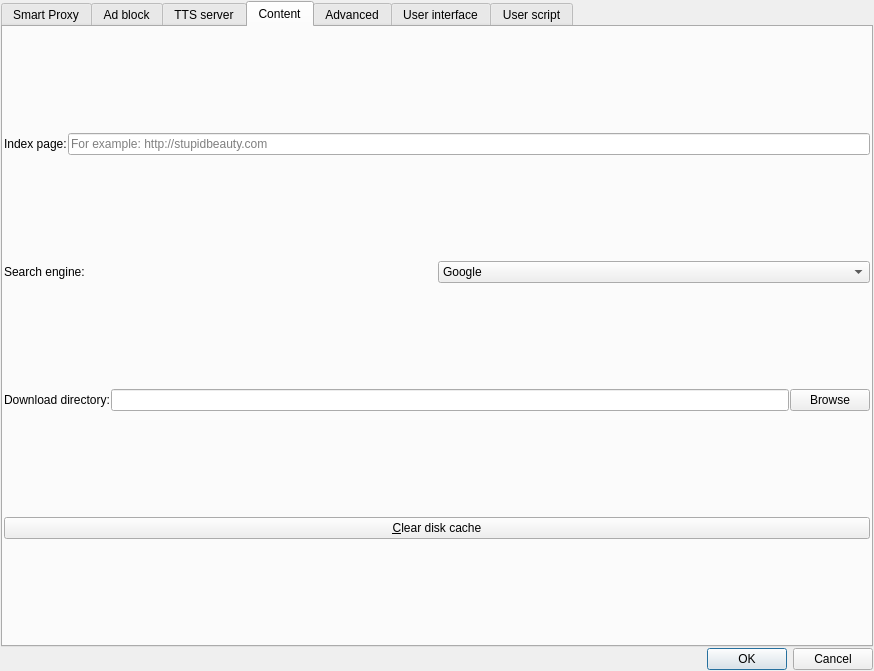
<?xml version="1.0" encoding="UTF-8"?>
<ui version="4.0">
 <class>StbSettingDialog</class>
 <widget class="QDialog" name="StbSettingDialog">
  <property name="geometry">
   <rect>
    <x>0</x>
    <y>0</y>
    <width>874</width>
    <height>671</height>
   </rect>
  </property>
  <property name="windowTitle">
   <string>Settings</string>
  </property>
  <layout class="QVBoxLayout" name="verticalLayout">
   <item>
    <widget class="QTabWidget" name="stngtabWidget">
     <property name="currentIndex">
      <number>3</number>
     </property>
     <widget class="QWidget" name="prxytab">
      <attribute name="title">
       <string>Smart Proxy</string>
      </attribute>
      <layout class="QVBoxLayout" name="verticalLayout_2">
       <item>
        <widget class="QGroupBox" name="smtPrxygroupBox">
         <property name="title">
          <string>Use S&amp;mart Proxy</string>
         </property>
         <property name="checkable">
          <bool>true</bool>
         </property>
         <layout class="QVBoxLayout" name="verticalLayout_3">
          <item>
           <layout class="QHBoxLayout" name="allUseProxyhorizontalLayout_5">
            <item>
             <widget class="QCheckBox" name="allUseProxycheckBox">
              <property name="text">
               <string>Use proxy for all hosts</string>
              </property>
             </widget>
            </item>
            <item>
             <widget class="QCheckBox" name="autoAddRulecheckBox">
              <property name="text">
               <string>Auto add rule</string>
              </property>
             </widget>
            </item>
            <item>
             <widget class="QCheckBox" name="useProxyForDnscheckBox">
              <property name="text">
               <string>Dns via proxy</string>
              </property>
             </widget>
            </item>
           </layout>
          </item>
          <item>
           <layout class="QHBoxLayout" name="horizontalLayout">
            <item>
             <widget class="QLabel" name="label">
              <property name="sizePolicy">
               <sizepolicy hsizetype="Maximum" vsizetype="Preferred">
                <horstretch>0</horstretch>
                <verstretch>0</verstretch>
               </sizepolicy>
              </property>
              <property name="text">
               <string>Socks proxy port:</string>
              </property>
             </widget>
            </item>
            <item>
             <widget class="QSpinBox" name="smtPrxyPrtspinBox">
              <property name="minimum">
               <number>1025</number>
              </property>
              <property name="maximum">
               <number>65535</number>
              </property>
              <property name="value">
               <number>9090</number>
              </property>
             </widget>
            </item>
            <item>
             <widget class="QLabel" name="label_8">
              <property name="sizePolicy">
               <sizepolicy hsizetype="Maximum" vsizetype="Preferred">
                <horstretch>0</horstretch>
                <verstretch>0</verstretch>
               </sizepolicy>
              </property>
              <property name="text">
               <string>Http proxy port:</string>
              </property>
             </widget>
            </item>
            <item>
             <widget class="QSpinBox" name="httpProxyPortspinBox">
              <property name="minimum">
               <number>1</number>
              </property>
              <property name="maximum">
               <number>65535</number>
              </property>
              <property name="value">
               <number>8118</number>
              </property>
             </widget>
            </item>
           </layout>
          </item>
          <item>
           <layout class="QHBoxLayout" name="horizontalLayout_9">
            <item>
             <widget class="QLabel" name="label_7">
              <property name="sizePolicy">
               <sizepolicy hsizetype="Maximum" vsizetype="Preferred">
                <horstretch>0</horstretch>
                <verstretch>0</verstretch>
               </sizepolicy>
              </property>
              <property name="text">
               <string>Proxy host:</string>
              </property>
             </widget>
            </item>
            <item>
             <widget class="QLineEdit" name="smartProxyHostlineEdit">
              <property name="text">
               <string>127.0.0.1</string>
              </property>
             </widget>
            </item>
           </layout>
          </item>
         </layout>
        </widget>
       </item>
       <item>
        <widget class="QGroupBox" name="additionalProxiesgroupBox_4">
         <property name="title">
          <string>Additional proxies</string>
         </property>
         <layout class="QVBoxLayout" name="verticalLayout_12">
          <item>
           <layout class="QHBoxLayout" name="horizontalLayout_11">
            <item>
             <widget class="QPushButton" name="addAdditionalProxypushButton_5">
              <property name="text">
               <string>Add</string>
              </property>
             </widget>
            </item>
            <item>
             <widget class="QPushButton" name="removeAdditionalProxypushButton_6">
              <property name="text">
               <string>Remove</string>
              </property>
             </widget>
            </item>
           </layout>
          </item>
          <item>
           <widget class="QListWidget" name="additionalProxieslistWidget_2"/>
          </item>
         </layout>
        </widget>
       </item>
       <item>
        <widget class="QGroupBox" name="groupBox">
         <property name="title">
          <string>Websites to use proxy</string>
         </property>
         <layout class="QVBoxLayout" name="verticalLayout_4">
          <item>
           <widget class="QListWidget" name="prxyWbLstlistWidget"/>
          </item>
          <item>
           <layout class="QHBoxLayout" name="horizontalLayout_2">
            <item>
             <widget class="QPushButton" name="addWbstpushButton">
              <property name="text">
               <string>Add(&amp;A)</string>
              </property>
             </widget>
            </item>
            <item>
             <widget class="QPushButton" name="deleteProxyWebsitepushButton_2">
              <property name="text">
               <string>Delete</string>
              </property>
             </widget>
            </item>
           </layout>
          </item>
         </layout>
        </widget>
       </item>
      </layout>
     </widget>
     <widget class="QWidget" name="adBlocktab">
      <attribute name="title">
       <string>Ad block</string>
      </attribute>
      <layout class="QVBoxLayout" name="verticalLayout_5">
       <item>
        <widget class="QCheckBox" name="enableAdBlockcheckBox">
         <property name="text">
          <string>Enable ad block</string>
         </property>
         <property name="checked">
          <bool>true</bool>
         </property>
        </widget>
       </item>
       <item>
        <widget class="QGroupBox" name="groupBox_2">
         <property name="title">
          <string>Urls regexp to block</string>
         </property>
         <layout class="QVBoxLayout" name="verticalLayout_6">
          <item>
           <widget class="QListWidget" name="adBlockUrllistWidget"/>
          </item>
          <item>
           <layout class="QHBoxLayout" name="horizontalLayout_5">
            <item>
             <widget class="QPushButton" name="pushButton">
              <property name="text">
               <string>Add</string>
              </property>
             </widget>
            </item>
            <item>
             <widget class="QPushButton" name="pushButton_2">
              <property name="text">
               <string>Delete</string>
              </property>
             </widget>
            </item>
           </layout>
          </item>
         </layout>
        </widget>
       </item>
      </layout>
     </widget>
     <widget class="QWidget" name="ttstab">
      <attribute name="title">
       <string>TTS server</string>
      </attribute>
      <layout class="QVBoxLayout" name="verticalLayout_7">
       <item>
        <widget class="QGroupBox" name="groupBox_3">
         <property name="title">
          <string>Addresses</string>
         </property>
         <layout class="QVBoxLayout" name="verticalLayout_9">
          <item>
           <layout class="QHBoxLayout" name="horizontalLayout_3">
            <item>
             <widget class="QLabel" name="label_2">
              <property name="text">
               <string>&amp;Main address:</string>
              </property>
              <property name="buddy">
               <cstring>ttsServerAddresslineEdit</cstring>
              </property>
             </widget>
            </item>
            <item>
             <widget class="QLineEdit" name="ttsServerAddresslineEdit">
              <property name="text">
               <string>192.168.2.113</string>
              </property>
             </widget>
            </item>
            <item>
             <widget class="QPushButton" name="addCandidateTtsServerIppushButton_3">
              <property name="text">
               <string>&amp;Add to candidates</string>
              </property>
             </widget>
            </item>
           </layout>
          </item>
          <item>
           <layout class="QHBoxLayout" name="horizontalLayout_6">
            <item>
             <widget class="QLabel" name="label_4">
              <property name="text">
               <string>&amp;Candidates:</string>
              </property>
              <property name="buddy">
               <cstring>listWidget</cstring>
              </property>
             </widget>
            </item>
            <item>
             <widget class="QListWidget" name="listWidget"/>
            </item>
           </layout>
          </item>
         </layout>
        </widget>
       </item>
       <item>
        <layout class="QHBoxLayout" name="horizontalLayout_4">
         <item>
          <widget class="QLabel" name="label_3">
           <property name="text">
            <string>Port:</string>
           </property>
           <property name="buddy">
            <cstring>ttsServerPortspinBox</cstring>
           </property>
          </widget>
         </item>
         <item>
          <widget class="QSpinBox" name="ttsServerPortspinBox">
           <property name="minimum">
            <number>1025</number>
           </property>
           <property name="maximum">
            <number>65535</number>
           </property>
           <property name="value">
            <number>11245</number>
           </property>
          </widget>
         </item>
        </layout>
       </item>
      </layout>
     </widget>
     <widget class="QWidget" name="contenttab">
      <attribute name="title">
       <string>Content</string>
      </attribute>
      <layout class="QVBoxLayout" name="verticalLayout_11">
       <item>
        <layout class="QHBoxLayout" name="horizontalLayout_7">
         <item>
          <widget class="QLabel" name="label_5">
           <property name="text">
            <string>Index page:</string>
           </property>
          </widget>
         </item>
         <item>
          <widget class="QLineEdit" name="indexPagelineEdit">
           <property name="placeholderText">
            <string>For example: http://stupidbeauty.com</string>
           </property>
          </widget>
         </item>
        </layout>
       </item>
       <item>
        <layout class="QHBoxLayout" name="searchEnginehorizontalLayout_10">
         <item>
          <widget class="QLabel" name="searchEnginelabel_9">
           <property name="text">
            <string>Search engine:</string>
           </property>
          </widget>
         </item>
         <item>
          <widget class="QComboBox" name="searchEnginecomboBox_2">
           <item>
            <property name="text">
             <string>Google</string>
            </property>
           </item>
           <item>
            <property name="text">
             <string>Duckduckgo</string>
            </property>
           </item>
          </widget>
         </item>
        </layout>
       </item>
       <item>
        <layout class="QHBoxLayout" name="horizontalLayout_13">
         <item>
          <widget class="QLabel" name="downloadDirectoryPromptlabel_10">
           <property name="text">
            <string>Download directory:</string>
           </property>
          </widget>
         </item>
         <item>
          <widget class="QLineEdit" name="downloadDirectorylineEdit"/>
         </item>
         <item>
          <widget class="QPushButton" name="browseDownloadDiretorypushButton_5">
           <property name="text">
            <string>Browse</string>
           </property>
          </widget>
         </item>
        </layout>
       </item>
       <item>
        <widget class="QPushButton" name="pushButton_4">
         <property name="text">
          <string>&amp;Clear disk cache</string>
         </property>
        </widget>
       </item>
      </layout>
     </widget>
     <widget class="QWidget" name="advancedtab">
      <attribute name="title">
       <string>Advanced</string>
      </attribute>
      <layout class="QVBoxLayout" name="verticalLayout_8">
       <item>
        <widget class="QCheckBox" name="enableWebglcheckBox">
         <property name="text">
          <string>Enable webgl</string>
         </property>
        </widget>
       </item>
       <item>
        <widget class="QCheckBox" name="pluginsEnabledcheckBox">
         <property name="text">
          <string>&amp;Enable plugins</string>
         </property>
         <property name="checked">
          <bool>false</bool>
         </property>
        </widget>
       </item>
       <item>
        <widget class="QCheckBox" name="enableJavascriptcheckBox">
         <property name="text">
          <string>Enable javascript</string>
         </property>
         <property name="checked">
          <bool>true</bool>
         </property>
        </widget>
       </item>
       <item>
        <widget class="QCheckBox" name="lowMemoryQuitcheckBox">
         <property name="text">
          <string>Quit when memory is low</string>
         </property>
         <property name="checked">
          <bool>true</bool>
         </property>
        </widget>
       </item>
       <item>
        <widget class="QCheckBox" name="quitIdle10MinutesBox">
         <property name="text">
          <string>Quit when idle for 10 minutes</string>
         </property>
         <property name="checked">
          <bool>true</bool>
         </property>
        </widget>
       </item>
       <item>
        <widget class="QCheckBox" name="pauseMediaWhenLostFocusBox">
         <property name="text">
          <string>Pause media when lost focus</string>
         </property>
         <property name="checked">
          <bool>true</bool>
         </property>
        </widget>
       </item>
       <item>
        <layout class="QHBoxLayout" name="horizontalLayout_10">
         <item>
          <widget class="QLabel" name="label_9">
           <property name="text">
            <string>User agent:</string>
           </property>
          </widget>
         </item>
         <item>
          <widget class="QLineEdit" name="userAgentlineEdit"/>
         </item>
        </layout>
       </item>
       <item>
        <widget class="QGroupBox" name="downloadergroupBox_4">
         <property name="title">
          <string>Downloader</string>
         </property>
         <layout class="QHBoxLayout" name="horizontalLayout_12">
          <item>
           <widget class="QRadioButton" name="builtinDownloaderradioButton">
            <property name="text">
             <string>Builtin downloader</string>
            </property>
           </widget>
          </item>
          <item>
           <widget class="QRadioButton" name="superDownloaderradioButton_2">
            <property name="text">
             <string>Super downloader</string>
            </property>
            <property name="checked">
             <bool>true</bool>
            </property>
           </widget>
          </item>
         </layout>
        </widget>
       </item>
      </layout>
     </widget>
     <widget class="QWidget" name="uitab">
      <attribute name="title">
       <string>User interface</string>
      </attribute>
      <layout class="QVBoxLayout" name="verticalLayout_10">
       <item>
        <widget class="QGroupBox" name="manualSelectUiLanguagegroupBox_4">
         <property name="title">
          <string>&amp;Manually select user interface language</string>
         </property>
         <property name="checkable">
          <bool>true</bool>
         </property>
         <property name="checked">
          <bool>false</bool>
         </property>
         <layout class="QHBoxLayout" name="horizontalLayout_8">
          <item>
           <widget class="QLabel" name="label_6">
            <property name="text">
             <string>User interface language:</string>
            </property>
           </widget>
          </item>
          <item>
           <widget class="QPushButton" name="pushButton_3">
            <property name="text">
             <string>Set</string>
            </property>
           </widget>
          </item>
          <item>
           <widget class="QComboBox" name="comboBox"/>
          </item>
          <item>
           <widget class="QComboBox" name="uiLanguagecomboBox">
            <item>
             <property name="text">
              <string>Simplified Chinese [zh_CN]</string>
             </property>
            </item>
            <item>
             <property name="text">
              <string>Russian [ru]</string>
             </property>
            </item>
           </widget>
          </item>
         </layout>
        </widget>
       </item>
      </layout>
     </widget>
     <widget class="QWidget" name="userScripttab">
      <attribute name="title">
       <string>User script</string>
      </attribute>
      <layout class="QVBoxLayout" name="verticalLayout_13">
       <item>
        <layout class="QHBoxLayout" name="userScripthorizontalLayout_13">
         <item>
          <widget class="QListView" name="userScriptlistView"/>
         </item>
         <item>
          <layout class="QVBoxLayout" name="userScriptOperationverticalLayout_14">
           <item>
            <widget class="QPushButton" name="addUserScriptpushButton_5">
             <property name="text">
              <string>Add</string>
             </property>
            </widget>
           </item>
          </layout>
         </item>
        </layout>
       </item>
       <item>
        <widget class="QTextBrowser" name="userScripttextBrowser"/>
       </item>
      </layout>
     </widget>
    </widget>
   </item>
   <item>
    <widget class="QDialogButtonBox" name="buttonBox">
     <property name="orientation">
      <enum>Qt::Horizontal</enum>
     </property>
     <property name="standardButtons">
      <set>QDialogButtonBox::Cancel|QDialogButtonBox::Ok</set>
     </property>
    </widget>
   </item>
  </layout>
 </widget>
 <layoutdefault spacing="1" margin="1"/>
 <resources/>
 <connections>
  <connection>
   <sender>buttonBox</sender>
   <signal>accepted()</signal>
   <receiver>StbSettingDialog</receiver>
   <slot>accept()</slot>
   <hints>
    <hint type="sourcelabel">
     <x>254</x>
     <y>661</y>
    </hint>
    <hint type="destinationlabel">
     <x>157</x>
     <y>274</y>
    </hint>
   </hints>
  </connection>
  <connection>
   <sender>buttonBox</sender>
   <signal>rejected()</signal>
   <receiver>StbSettingDialog</receiver>
   <slot>reject()</slot>
   <hints>
    <hint type="sourcelabel">
     <x>322</x>
     <y>661</y>
    </hint>
    <hint type="destinationlabel">
     <x>286</x>
     <y>274</y>
    </hint>
   </hints>
  </connection>
  <connection>
   <sender>addWbstpushButton</sender>
   <signal>clicked()</signal>
   <receiver>StbSettingDialog</receiver>
   <slot>addNeedProxyWebsite()</slot>
   <hints>
    <hint type="sourcelabel">
     <x>256</x>
     <y>602</y>
    </hint>
    <hint type="destinationlabel">
     <x>15</x>
     <y>395</y>
    </hint>
   </hints>
  </connection>
  <connection>
   <sender>pushButton</sender>
   <signal>clicked()</signal>
   <receiver>StbSettingDialog</receiver>
   <slot>addAdBlockUrl()</slot>
   <hints>
    <hint type="sourcelabel">
     <x>416</x>
     <y>602</y>
    </hint>
    <hint type="destinationlabel">
     <x>398</x>
     <y>83</y>
    </hint>
   </hints>
  </connection>
  <connection>
   <sender>deleteProxyWebsitepushButton_2</sender>
   <signal>clicked()</signal>
   <receiver>StbSettingDialog</receiver>
   <slot>deleteNeedProxyWebsite()</slot>
   <hints>
    <hint type="sourcelabel">
     <x>840</x>
     <y>603</y>
    </hint>
    <hint type="destinationlabel">
     <x>376</x>
     <y>1</y>
    </hint>
   </hints>
  </connection>
  <connection>
   <sender>allUseProxycheckBox</sender>
   <signal>toggled(bool)</signal>
   <receiver>StbSettingDialog</receiver>
   <slot>toggleAutoAddEnabled(bool)</slot>
   <hints>
    <hint type="sourcelabel">
     <x>248</x>
     <y>101</y>
    </hint>
    <hint type="destinationlabel">
     <x>873</x>
     <y>22</y>
    </hint>
   </hints>
  </connection>
  <connection>
   <sender>pushButton_2</sender>
   <signal>clicked()</signal>
   <receiver>StbSettingDialog</receiver>
   <slot>deleteAdblockRule()</slot>
   <hints>
    <hint type="sourcelabel">
     <x>840</x>
     <y>603</y>
    </hint>
    <hint type="destinationlabel">
     <x>673</x>
     <y>551</y>
    </hint>
   </hints>
  </connection>
  <connection>
   <sender>addCandidateTtsServerIppushButton_3</sender>
   <signal>clicked()</signal>
   <receiver>StbSettingDialog</receiver>
   <slot>addCandidateTtsServerIp()</slot>
   <hints>
    <hint type="sourcelabel">
     <x>840</x>
     <y>107</y>
    </hint>
    <hint type="destinationlabel">
     <x>871</x>
     <y>96</y>
    </hint>
   </hints>
  </connection>
  <connection>
   <sender>pushButton_3</sender>
   <signal>clicked()</signal>
   <receiver>StbSettingDialog</receiver>
   <slot>testSelectIndex()</slot>
   <hints>
    <hint type="sourcelabel">
     <x>433</x>
     <y>355</y>
    </hint>
    <hint type="destinationlabel">
     <x>870</x>
     <y>430</y>
    </hint>
   </hints>
  </connection>
  <connection>
   <sender>pushButton_4</sender>
   <signal>clicked()</signal>
   <receiver>StbSettingDialog</receiver>
   <slot>clearDiskCache()</slot>
   <hints>
    <hint type="sourcelabel">
     <x>443</x>
     <y>611</y>
    </hint>
    <hint type="destinationlabel">
     <x>585</x>
     <y>551</y>
    </hint>
   </hints>
  </connection>
  <connection>
   <sender>addAdditionalProxypushButton_5</sender>
   <signal>clicked()</signal>
   <receiver>StbSettingDialog</receiver>
   <slot>addAdditionalProxy()</slot>
   <hints>
    <hint type="sourcelabel">
     <x>273</x>
     <y>239</y>
    </hint>
    <hint type="destinationlabel">
     <x>870</x>
     <y>193</y>
    </hint>
   </hints>
  </connection>
  <connection>
   <sender>browseDownloadDiretorypushButton_5</sender>
   <signal>clicked()</signal>
   <receiver>StbSettingDialog</receiver>
   <slot>browseDownloadDirectory()</slot>
   <hints>
    <hint type="sourcelabel">
     <x>821</x>
     <y>496</y>
    </hint>
    <hint type="destinationlabel">
     <x>869</x>
     <y>477</y>
    </hint>
   </hints>
  </connection>
 </connections>
 <slots>
  <slot>addNeedProxyWebsite()</slot>
  <slot>addAdBlockUrl()</slot>
  <slot>deleteNeedProxyWebsite()</slot>
  <slot>toggleAutoAddEnabled(bool)</slot>
  <slot>deleteAdblockRule()</slot>
  <slot>addCandidateTtsServerIp()</slot>
  <slot>testSelectIndex()</slot>
  <slot>clearDiskCache()</slot>
  <slot>addAdditionalProxy()</slot>
  <slot>browseDownloadDirectory()</slot>
 </slots>
</ui>
